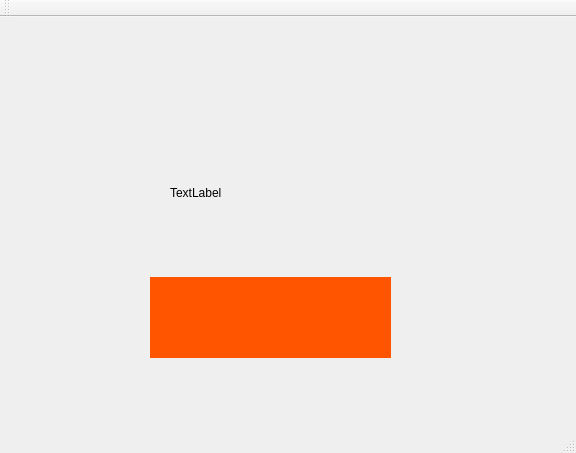
<?xml version="1.0" encoding="UTF-8"?>
<ui version="4.0">
 <class>MainWindow</class>
 <widget class="QMainWindow" name="MainWindow">
  <property name="geometry">
   <rect>
    <x>0</x>
    <y>0</y>
    <width>576</width>
    <height>453</height>
   </rect>
  </property>
  <property name="windowTitle">
   <string>MainWindow</string>
  </property>
  <widget class="QWidget" name="centralWidget">
   <widget class="QLabel" name="label">
    <property name="geometry">
     <rect>
      <x>170</x>
      <y>140</y>
      <width>211</width>
      <height>71</height>
     </rect>
    </property>
    <property name="text">
     <string>TextLabel</string>
    </property>
   </widget>
   <widget class="QWidget" name="widget" native="true">
    <property name="geometry">
     <rect>
      <x>150</x>
      <y>260</y>
      <width>241</width>
      <height>81</height>
     </rect>
    </property>
    <property name="styleSheet">
     <string notr="true">background-color: rgb(255, 85, 0);</string>
    </property>
   </widget>
  </widget>
  <widget class="QMenuBar" name="menuBar">
   <property name="geometry">
    <rect>
     <x>0</x>
     <y>0</y>
     <width>576</width>
     <height>23</height>
    </rect>
   </property>
  </widget>
  <widget class="QToolBar" name="mainToolBar">
   <attribute name="toolBarArea">
    <enum>TopToolBarArea</enum>
   </attribute>
   <attribute name="toolBarBreak">
    <bool>false</bool>
   </attribute>
  </widget>
  <widget class="QStatusBar" name="statusBar"/>
 </widget>
 <layoutdefault spacing="6" margin="11"/>
 <resources/>
 <connections/>
</ui>
